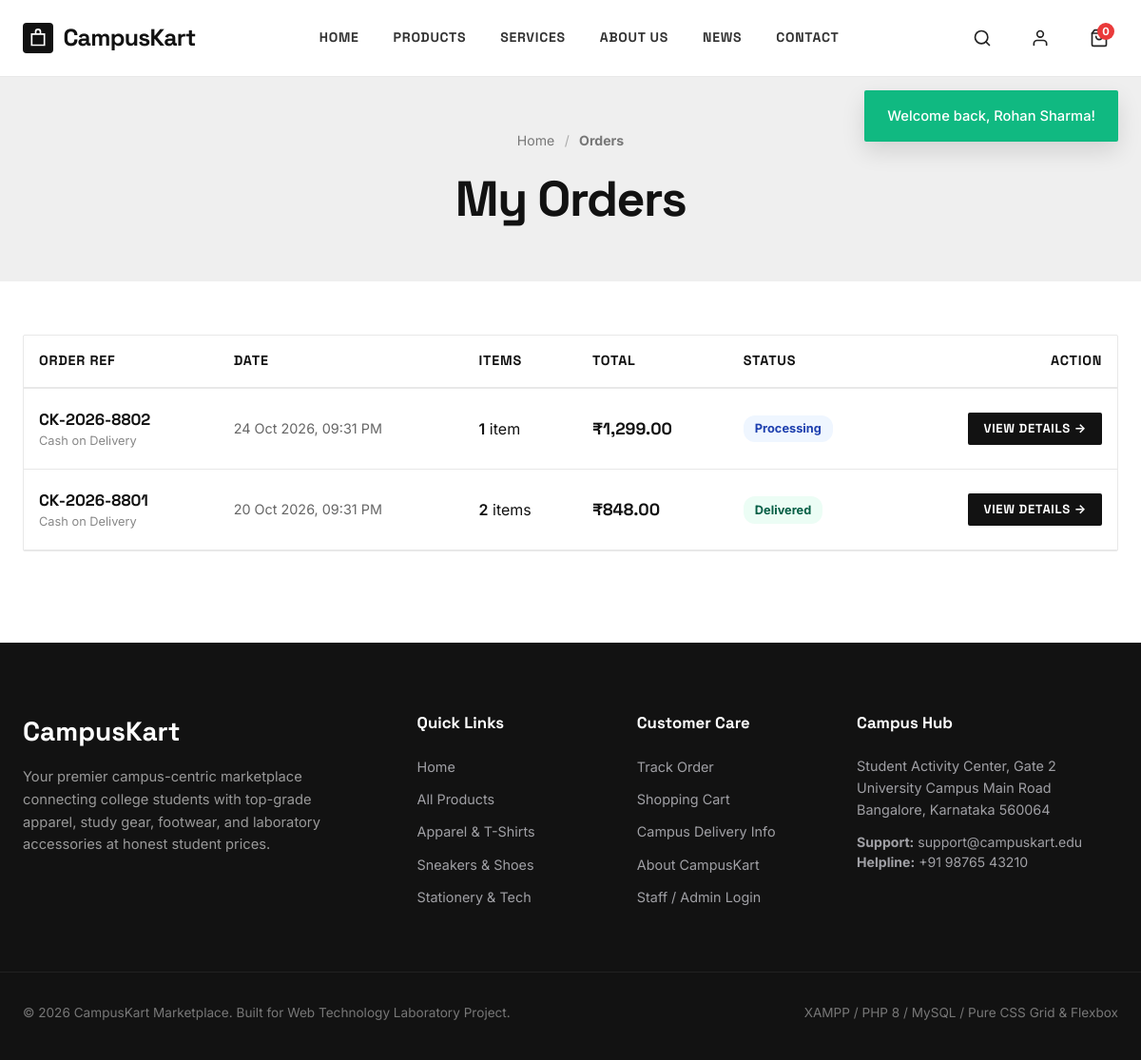
Page /orders.php (signed in) on the committed database.
### tables this page shows
CREATE TABLE `orders` (
  `id` INT AUTO_INCREMENT PRIMARY KEY,
  `order_number` VARCHAR(30) NOT NULL UNIQUE,
  `user_id` INT NOT NULL,
  `customer_name` VARCHAR(100) NOT NULL,
  `email` VARCHAR(150) NOT NULL,
  `phone` VARCHAR(20) NOT NULL,
  `address` TEXT NOT NULL,
  `city` VARCHAR(100) NOT NULL,
  `state` VARCHAR(100) NOT NULL,
  `pincode` VARCHAR(20) NOT NULL,
  `subtotal` DECIMAL(10, 2) NOT NULL,
  `delivery_charge` DECIMAL(10, 2) NOT NULL DEFAULT 0.00,
  `total_amount` DECIMAL(10, 2) NOT NULL,
  `payment_method` VARCHAR(50) NOT NULL DEFAULT 'Cash on Delivery',
  `status` ENUM('Pending', 'Processing', 'Shipped', 'Delivered', 'Cancelled') NOT NULL DEFAULT 'Pending',
  `created_at` TIMESTAMP NOT NULL DEFAULT CURRENT_TIMESTAMP,
  FOREIGN KEY (`user_id`) REFERENCES `users`(`id`) ON DELETE CASCADE,
  INDEX `idx_orders_user` (`user_id`),
  INDEX `idx_orders_status` (`status`),
  INDEX `idx_orders_created` (`created_at`)
);

### includes/functions.php (called while the page is built, shortened)
<?php
function sanitize(?string $value): string
{
    return htmlspecialchars(trim((string)$value), ENT_QUOTES, 'UTF-8');
}
function format_price(float $amount): string
{
    return '₹' . number_format($amount, 2, '.', ',');
}

### orders.php (the view, shortened to what this page needs)
<?php
require_once __DIR__ . '/includes/functions.php';
$pdo = get_db_connection();
$user = current_user();
$userId = (int)$user['id'];
$stmt = $pdo->prepare("
    SELECT o.*, COUNT(oi.id) AS item_count
    FROM orders o
    LEFT JOIN order_items oi ON o.id = oi.order_id
    WHERE o.user_id = ?
    GROUP BY o.id
    ORDER BY o.id DESC
");
$stmt->execute([$userId]);
$orders = $stmt->fetchAll();
require_once __DIR__ . '/includes/header.php';
?>
<section class="page-hero-banner">
    <div class="container">
        <nav class="breadcrumbs" aria-label="Breadcrumb">
            <a href="index.php">Home</a>
            <span>/</span>
            <strong>Orders</strong>
        </nav>
        <h1 class="page-title">My Orders</h1>
    </div>
</section>
<main class="container" style="padding: 3.5rem 1.5rem 6rem;">
    <?php if (!empty($orders)): ?>
        <div style="background:#fff; border:1px solid var(--border-light); border-radius:var(--radius-sm); overflow:hidden;">
            <table class="cart-table">
                <thead>
                    <tr>
                        <th>Order Ref</th>
                        <th>Date</th>
                        <th>Items</th>
                        <th>Total</th>
                        <th>Status</th>
                        <th style="text-align:right;">Action</th>
                    </tr>
                </thead>
                <tbody>
                    <?php foreach ($orders as $ord): ?>
                        <tr>
                            <td>
                                <strong style="font-family:var(--font-display); font-size:1.05rem; color:#111;">
                                    <?= sanitize($ord['order_number']) ?>
                                </strong>
                                <div style="font-size:0.8rem; color:#888;"><?= sanitize($ord['payment_method']) ?></div>
                            </td>
                            <td style="color:#666; font-size:0.9rem;">
                                <?= date('d M Y, h:i A', strtotime($ord['created_at'])) ?>
                            </td>
                            <td>
                                <span style="font-weight:600;"><?= (int)$ord['item_count'] ?></span> <?= (int)$ord['item_count'] === 1 ? 'item' : 'items' ?>
                            </td>
                            <td style="font-family:var(--font-display); font-weight:700; font-size:1.1rem; color:#111;">
                                <?= format_price((float)$ord['total_amount']) ?>
                            </td>
                            <td>
                                <?php
                                $statusClass = match(strtolower($ord['status'])) {
                                    'delivered'  => 'background:#ecfdf5; color:#065f46;',
                                    'processing' => 'background:#eff6ff; color:#1e40af;',
                                    'shipped'    => 'background:#f5f3ff; color:#5b21b6;',
                                    'cancelled'  => 'background:#fef2f2; color:#991b1b;',
                                    default      => 'background:#fffbeb; color:#92400e;'
                                };
                                ?>
                                <span style="display:inline-block; padding:0.3rem 0.75rem; border-radius:12px; font-size:0.8rem; font-weight:700; <?= $statusClass ?>">
                                    <?= sanitize($ord['status']) ?>
                                </span>
                            </td>
                            <td style="text-align:right;">
                                <a href="order-details.php?id=<?= (int)$ord['id'] ?>" class="btn-dark" style="padding:0.45rem 1rem; font-size:0.82rem;">
                                    VIEW DETAILS &rarr;
                                </a>
                            </td>
                        </tr>
                    <?php endforeach; ?>
                </tbody>
            </table>
        </div>
    <?php endif; ?>
</main>
<?php require_once __DIR__ . '/includes/footer.php'; ?>

### assets/css/style.css (style rules this page uses)
:root { --bg-main: #ffffff; --bg-subtle: #f6f6f6; --bg-surface: #f4f4f5; --bg-dark: #121212; --bg-dark-card: #1c1c1e; --text-main: #121212; --text-muted: #666666; --text-light: #999999; --text-inverse: #ffffff; --accent-red: #ea3a3a; --accent-red-hover: #d32f2f; --accent-red-subtle: #fee2e2; --border-light: #e8e8e8; --border-dark: #2c2c2e; --star-color: #f59e0b; --status-pending: #f59e0b; --status-processing: #3b82f6; --status-shipped: #8b5cf6; --status-delivered: #10b981; --status-cancelled: #ef4444; --font-display: 'Space Grotesk', -apple-system, BlinkMacSystemFont, "Segoe UI", Roboto, sans-serif; --font-body: 'Inter', -apple-system, BlinkMacSystemFont, "Segoe UI", Roboto, sans-serif; --container-max: 1240px; --radius-sm: 2px; --radius-md: 4px; --radius-lg: 8px; --transition: all 0.2s cubic-bezier(0.16, 1, 0.3, 1); }
*, *::before, *::after { box-sizing: border-box; margin: 0; padding: 0; }
html { font-size: 16px; scroll-behavior: smooth; -webkit-font-smoothing: antialiased; }
body { font-family: var(--font-body); color: var(--text-main); background-color: var(--bg-main); line-height: 1.5; min-height: 100vh; display: flex; flex-direction: column; }
a { color: inherit; text-decoration: none; transition: var(--transition); }
.container { width: 100%; max-width: var(--container-max); margin-left: auto; margin-right: auto; padding-left: 1.5rem; padding-right: 1.5rem; }
.btn-dark { display: inline-block; background-color: var(--bg-dark); color: #ffffff; font-family: var(--font-display); font-size: 0.92rem; font-weight: 700; letter-spacing: 0.05em; text-transform: uppercase; padding: 0.9rem 1.75rem; border-radius: var(--radius-sm); transition: var(--transition); }
.page-hero-banner { background-color: #efefef; padding: 3.5rem 0 3rem; text-align: center; }
.breadcrumbs { font-size: 0.88rem; color: #777; margin-bottom: 0.75rem; }
.breadcrumbs span { margin: 0 0.4rem; color: #aaa; }
.page-title { font-family: var(--font-display); font-size: 3.25rem; font-weight: 700; letter-spacing: -0.03em; color: var(--text-main); }
.cart-table { width: 100%; border-collapse: collapse; }
.cart-table th { text-align: left; padding: 1rem; border-bottom: 2px solid var(--border-light); font-family: var(--font-display); font-size: 0.9rem; text-transform: uppercase; letter-spacing: 0.05em; }
.cart-table td { padding: 1.25rem 1rem; border-bottom: 1px solid var(--border-light); vertical-align: middle; }

### rows in the picture
orders: order_number "CK-2026-8802", payment_method "Cash on Delivery", created_at "24 Oct 2026, 09:31 PM", item_count "1", total_amount "₹1,299.00", status "Processing"
orders: order_number "CK-2026-8801", payment_method "Cash on Delivery", created_at "20 Oct 2026, 09:31 PM", item_count "2", shows "items", total_amount "₹848.00", status "Delivered"

### other values in the picture
$flash['message'] "Welcome back, Rohan Sharma!"
$cartCount "0"
